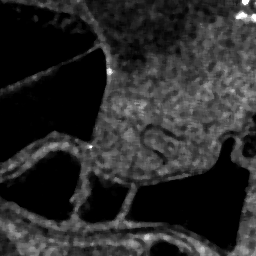
%> input picture Image Library/san_1.bmp, 256 x 256 px
$ octave SimulateAnneal.m   (GNU Octave 9; MATLAB toolbox functions it lacks are replaced by stand-ins)
%> lines starting %> are read from the running program, lines starting %| are printed output that depends on the picture; in (x1, y1, x2, y2) boxes, pixels count from 0 and x2, y2 are one past the last pixel; in counts of white or black regions, pixels touching at a corner belong together; the program's own positions count from 1
### Function Library/ImageFrequencyDomainLowPassFilter.m
function newimg = ImageFrequencyDomainLowPassFilter(img, radius_scale)
    imgsize = size(img);
    imgsizesize = length(imgsize);
    full_circle_radius = norm(imgsize(1:2))/2;
    low_pass_filter_radius = full_circle_radius*radius_scale;
    center_point = (imgsize(1:2) + 1)/2;
    mask = zeros(imgsize(1:2));
    for i = 1:imgsize(1)
        if low_pass_filter_radius >= abs(i - center_point(1))
            half_chord_length = floor(sqrt(low_pass_filter_radius^2 - (i - center_point(1))^2));
            if half_chord_length > imgsize(2)/2
                half_chord_length = floor(imgsize(2)/2);
            end
            mask(i, ceil(center_point(2) - half_chord_length):floor(center_point(2) + half_chord_length)) = 1;
        end
    end
    if imgsizesize == 2
        IMG = fftshift(fft2(double(img)));
        IMG = IMG.*mask;
        newimg = uint8(real(ifft2(ifftshift(IMG))));
    end
    if imgsizesize == 3
        newimg = zeros(imgsize, 'uint8');
        for i = 1:imgsize(3)
            newimg(:,:,i) = uint8(real(ifft2(ifftshift(mask.*fftshift(fft2(double(img(:,:,i))))))));
        end
    end
end

### Function Library/GammaTransform.m
function newimg = GammaTransform(img, c, b)
    imgsize = size(img);
    img = double(img);
    newimg = zeros(imgsize, 'uint8');
    imgsizesize = length(imgsize);
    if imgsizesize == 2
        tmpimg = round(c.*img.^b.*255^(1 - b));
        if max(max(tmpimg)) > 255
            warning('The maximum value in caculation result exceed 255. It will leads to overflow.');
        end
        if min(min(tmpimg)) < 0
            warning('The minimum value in caculation result is less than 0. It will leads to overflow.');
        end
        newimg = uint8(tmpimg);
    else
        if imgsizesize == 3
            for i = 1:imgsize(3)
                newimg(:,:,i) = GammaTransform(img(:,:,i), c, b);
            end
        end
    end
end

### Function Library/AutoBinarizeImage.m
function newimg = AutoBinarizeImage(img, powerThreshold)
    imgsize = size(img);
    imgsizesize = length(imgsize);
    newimg = zeros(imgsize, 'uint8');
    if imgsizesize == 2
        count = zeros([1, 256], 'int32');
        for i = 1:imgsize(1)
            for j = 1:imgsize(2)
                count(img(i, j) + 1) = count(img(i, j) + 1) + 1;
            end
        end
        cumcount = cumsum(count);
        pts = round(powerThreshold * imgsize(1) * imgsize(2));
        thres = 0;
        for i = 1:256
            if pts < cumcount(i)
                thres = i - 1;
                break
            end
        end
        newimg(img > thres) = 255;
    else
        if imgsizesize == 3
            parfor i = 1:imgsize(3)
                newimg(:,:,i) = AutoBinarizeImage(img(:,:,i), powerThreshold);
            end
        end
    end
end

### Executable Script/Exp 2/VectorLimitedAdd.m
function answer = VectorLimitedAdd(originalVector, addVector, lowerBorder, higherBorder)
    f = @(x, y, z, k) LimitedAdd(x, y, z, k);
    answer = arrayfun(f, originalVector, addVector, lowerBorder, higherBorder);
end

### Executable Script/Exp 2/LimitedAdd.m
function answer = LimitedAdd(originalValue, addValue, lowerBorder, higherBorder)
    answer = originalValue + addValue;
    while answer < lowerBorder || answer > higherBorder
        if answer < lowerBorder
            res = answer - lowerBorder;
            answer = lowerBorder - res;
        end
        if answer > higherBorder
            res = answer - higherBorder;
            answer = higherBorder - res;
        end
    end
end

### Executable Script/Exp 2/SimulateAnneal.m
img1 = imread('san_1.bmp');
%> img1 is the input picture: size 256x256 uint8; min 0, max 255, mean 41.8
img2 = imread('san_2.bmp');
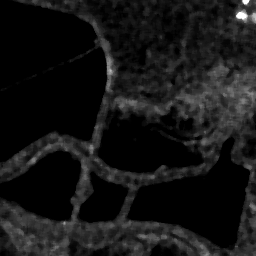
%> input picture Image Library/san_2.bmp, 256 x 256 px
%> img2 is the input picture: size 256x256 uint8; min 0, max 255, mean 21.7
destimg = imread('san_gt.bmp');
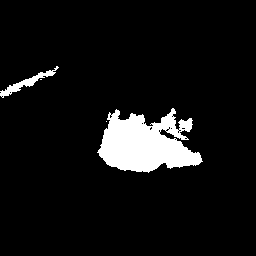
%> input picture Image Library/san_gt.bmp, 256 x 256 px
%> destimg: size 256x256 uint8; 7.1% white; 4 white regions (2 under 20 px), largest, box (x1, y1, x2, y2) and area: (97, 108, 203, 173) 4307, (0, 66, 59, 98) 375
% argsVector = [0.4502, 0.8854, 0.3632, 0.9560];
argsVector = [0.6, 0.6, 0.6, 0.6];
markVector = zeros(1, 10000);
top = 1;
% argsVector Arguments Declaration:
% (1): san_1/san_2 Low Pass Filter Radius.
% (2): san_1 Gamma Transform b.
% (3): san_2 Gamma Transform b.
% (4): Differ Image Power Ratio. Lower: More white. Higher: Less white.
limitTemp = 0.0002;
lastMark = 99999999;
tringArgsVector = argsVector;
dE = 0;
temp = 9999999;
alpha = 0.99;
trainingStep = 0.02;
trainingTimes = 0;
while temp > limitTemp
    fimg1 = ImageFrequencyDomainLowPassFilter(img1, tringArgsVector(1));
    fimg2 = ImageFrequencyDomainLowPassFilter(img2, tringArgsVector(1));
    gimg1 = GammaTransform(fimg1, 1, tringArgsVector(2));
    gimg2 = GammaTransform(fimg2, 1, tringArgsVector(3));
    differImg = gimg1 - gimg2;
%> (the run ends here)
